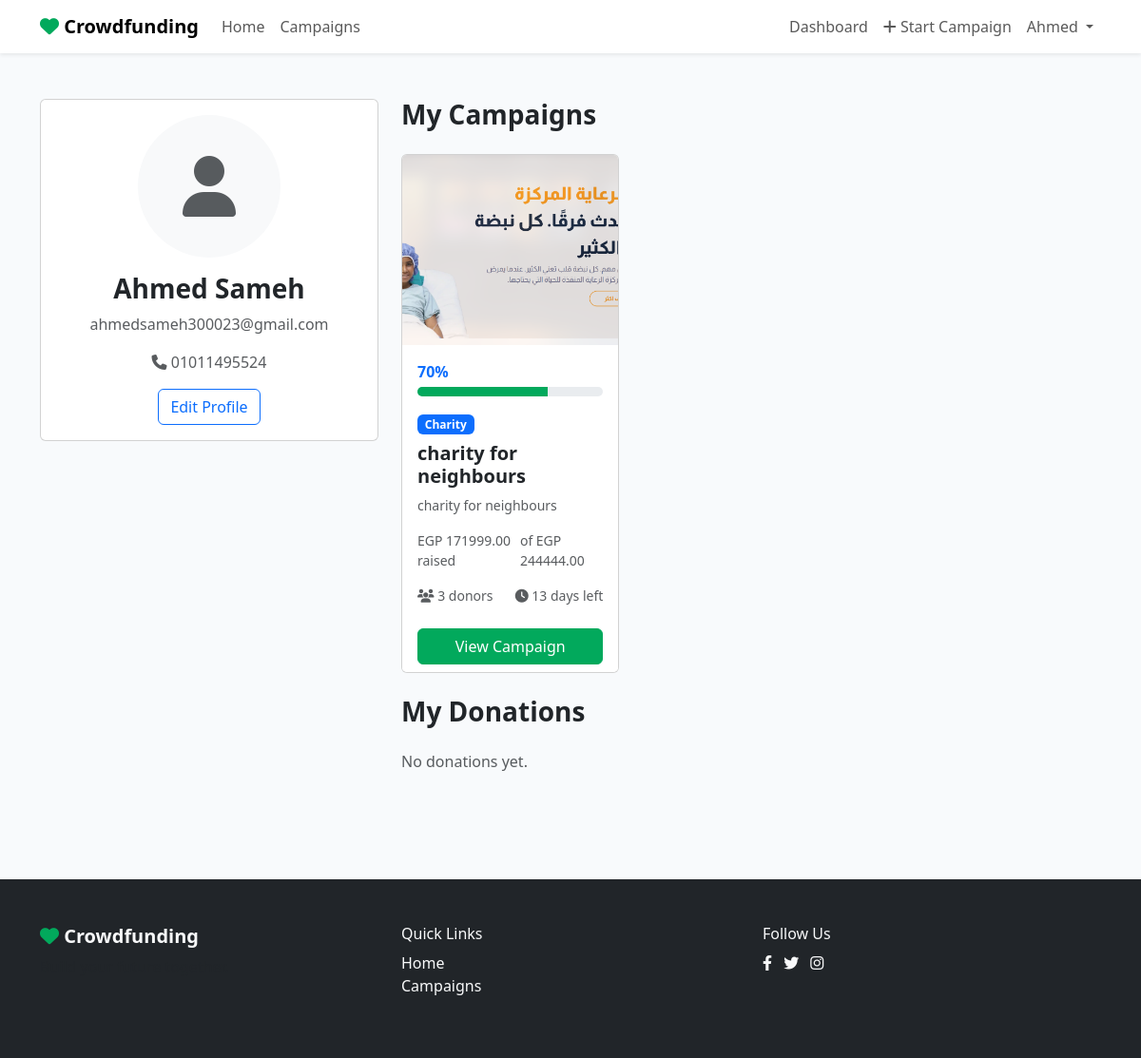
The page /profile/ (signed in) on the database as committed earlier.
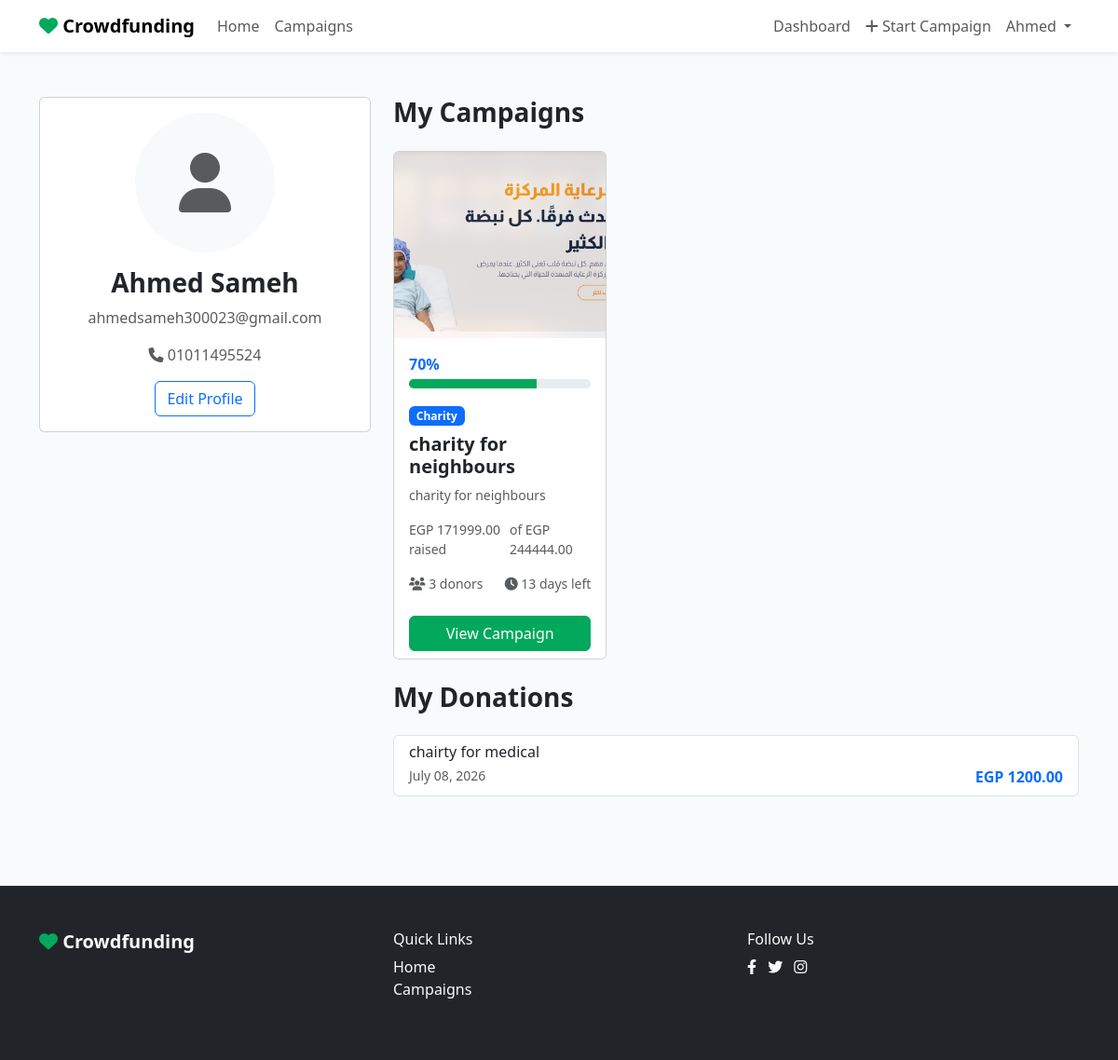
The same page on the database as committed later.
### projects/models.py (models this page shows, shortened)
class Campaign(models.Model):
    owner = models.ForeignKey(settings.AUTH_USER_MODEL, on_delete=models.CASCADE, related_name='campaigns')
    title = models.CharField(max_length=255)
    short_description = models.CharField(max_length=500)
    story = models.TextField()
    category = models.ForeignKey(Category, on_delete=models.CASCADE, related_name='campaigns')
    goal_amount = models.DecimalField(max_digits=12, decimal_places=2)
    raised_amount = models.DecimalField(max_digits=12, decimal_places=2, default=0.00)
    start_date = models.DateField()
    end_date = models.DateField()
    cover_image = models.ImageField(upload_to='campaign_covers/')
    is_featured = models.BooleanField(default=False)
    created_at = models.DateTimeField(auto_now_add=True)
    updated_at = models.DateTimeField(auto_now=True)
    def get_progress_percentage(self):
        if self.goal_amount == 0:
            return 0
        try:
            percentage = (float(self.raised_amount) / float(self.goal_amount)) * 100
            return round(min(100, percentage))
        except (ZeroDivisionError, TypeError):
            return 0
    def get_days_left(self):
        today = date.today()
        if today > self.end_date:
            return 0
        return (self.end_date - today).days
    def get_donor_count(self):
        return self.donations.values('donor').distinct().count()

class Category(models.Model):
    name = models.CharField(max_length=100, unique=True)
    slug = models.SlugField(max_length=100, unique=True)
    icon = models.CharField(max_length=50, blank=True, null=True)
    class Meta:
        verbose_name_plural = 'Categories'

class Donation(models.Model):
    donor = models.ForeignKey(settings.AUTH_USER_MODEL, on_delete=models.CASCADE, related_name='donations')
    campaign = models.ForeignKey(Campaign, on_delete=models.CASCADE, related_name='donations')
    amount = models.DecimalField(max_digits=12, decimal_places=2)
    donated_at = models.DateTimeField(auto_now_add=True)
    class Meta:
        ordering = ['-donated_at']

### accounts/views.py (the view)
# urls.py: path('profile/', UserProfileAPIView.as_view(), name='api-profile'),
@login_required
def profile(request):
    user = request.user
    campaigns = Campaign.objects.filter(owner=user)
    donations = Donation.objects.filter(donor=user)
    return render(request, 'accounts/profile.html', {
        'user': user,
        'campaigns': campaigns,
        'donations': donations,
    })

### projects/context_processors.py (called while the page is built)
def categories_processor(request):
    return {'all_categories': Category.objects.all()}

### templates/accounts/profile.html (shortened to what this page needs)
{% extends "base.html" %}
{% block content %}
<section class="py-5">
    <div class="container">
        <div class="row">
            <div class="col-lg-4">
                <div class="card">
                    <div class="card-body text-center">
                        {% if user.avatar %}
                            <img src="{{ user.avatar.url }}" class="rounded-circle mb-3" alt="Profile" style="width: 150px; height: 150px; object-fit: cover;">
                        {% else %}
                            <div class="rounded-circle mb-3 bg-light d-flex align-items-center justify-content-center mx-auto" style="width: 150px; height: 150px;">
                                <i class="fas fa-user fa-4x text-muted"></i>
                            </div>
                        {% endif %}
                        <h3 class="fw-bold">{{ user.first_name }} {{ user.last_name }}</h3>
                        <p class="text-muted">{{ user.email }}</p>
                        <p class="text-muted"><i class="fas fa-phone"></i> {{ user.mobile_phone }}</p>
                        <a href="{% url 'edit_profile' %}" class="btn btn-outline-primary">Edit Profile</a>
                    </div>
                </div>
            </div>
            <div class="col-lg-8">
                <h3 class="fw-bold mb-4">My Campaigns</h3>
                {% if campaigns %}
                <div class="row g-4">
                    {% for campaign in campaigns %}
                        {% include "projects/_campaign_card.html" %}
                    {% endfor %}
                </div>
                {% else %}
                <p class="text-muted">No campaigns yet.</p>
                {% endif %}
                <h3 class="fw-bold my-4">My Donations</h3>
                {% if donations %}
                <div class="list-group">
                    {% for donation in donations %}
                    <div class="list-group-item">
                        <h6 class="mb-1">{{ donation.campaign.title }}</h6>
                        <div class="d-flex justify-content-between">
                            <small class="text-muted">{{ donation.donated_at|date:"F d, Y" }}</small>
                            <span class="fw-bold text-primary">EGP {{ donation.amount }}</span>
                        </div>
                    </div>
                    {% endfor %}
                </div>
                {% else %}
                <p class="text-muted">No donations yet.</p>
                {% endif %}
            </div>
        </div>
    </div>
</section>
{% endblock %}

### templates/projects/_campaign_card.html
<div class="col-lg-4 col-md-6">
  <div class="card campaign-card h-100">
    {% if campaign.cover_image %}
    <img
      src="{{ campaign.cover_image.url }}"
      class="card-img-top"
      alt="{{ campaign.title }}"
      style="height: 200px; object-fit: cover"
    />
    {% endif %}
    <div class="card-body">
                        <div class="d-flex justify-content-between mb-1">
                            <span class="fw-bold text-primary">{{ campaign.get_progress_percentage|floatformat:"0" }}%</span>
                        </div>
                        <div class="progress mb-3" style="height: 10px;">
                            <div class="progress-bar" role="progressbar" style="width: {{ campaign.get_progress_percentage|floatformat:"0" }}%;" aria-valuenow="{{ campaign.get_progress_percentage|floatformat:"0" }}" aria-valuemin="0" aria-valuemax="100"></div>
                        </div>
      <span class="badge bg-primary mb-2">{{ campaign.category.name }}</span>
      <h5 class="card-title fw-bold">{{ campaign.title }}</h5>
      <p class="card-text text-muted small">{{ campaign.short_description }}</p>
      <div class="d-flex justify-content-between text-muted small">
        <span>EGP {{ campaign.raised_amount }} raised</span>
        <span>of EGP {{ campaign.goal_amount }}</span>
      </div>
      <div class="d-flex justify-content-between mt-3">
        <small class="text-muted"
          ><i class="fas fa-users"></i> {{ campaign.get_donor_count }}
          donors</small
        >
        <small class="text-muted"
          ><i class="fas fa-clock"></i> {{ campaign.get_days_left }} days
          left</small
        >
      </div>
    </div>
    <div class="card-footer bg-white border-top-0">
      <a
        href="{% url 'campaign_detail' campaign.pk %}"
        class="btn btn-primary w-100"
        >View Campaign</a
      >
    </div>
  </div>
</div>

Rows that differ between the two databases and show on the page:
added Donation: campaign "chairty for medical", donated_at "July 08, 2026", amount "1200.00"
Other text that changed with them:
text no longer shown: "No donations yet."
